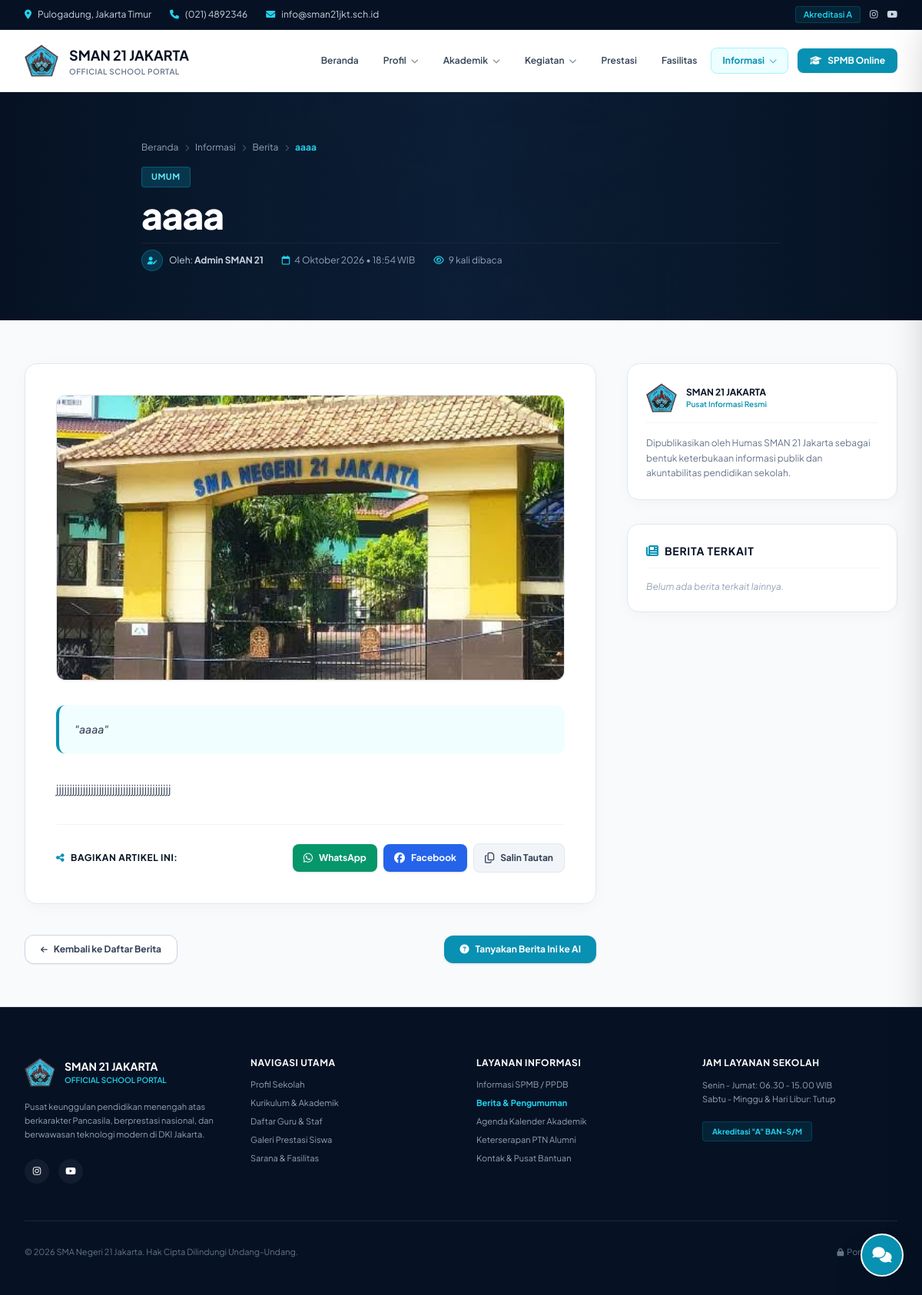
Screenshot of /informasi/berita-detail.php?slug=aaaa with the database file from the repository.
### tables this page shows
CREATE TABLE `berita` (
  `id` int(11) NOT NULL,
  `judul` varchar(255) NOT NULL,
  `slug` varchar(255) NOT NULL,
  `ringkasan` text DEFAULT NULL,
  `isi` longtext NOT NULL,
  `thumbnail` varchar(255) DEFAULT NULL,
  `gambar_utama` varchar(255) DEFAULT NULL,
  `penulis` varchar(100) DEFAULT 'Admin',
  `kategori` varchar(100) DEFAULT 'Umum',
  `tanggal_publikasi` datetime DEFAULT NULL,
  `status` enum('draft','published','archived') NOT NULL DEFAULT 'draft',
  `jumlah_dilihat` int(11) NOT NULL DEFAULT 0
);

### informasi/berita-detail.php (the view, shortened to what the rows shown need)
<?php
$host = 'sql305.byethost3.com';
$user = 'b3_43046986';
$pass = 'J@karta5';
$db   = 'b3_43046986_sman21jkt';
$conn = null;
try {
    $conn = new PDO("mysql:host=$host;dbname=$db;charset=utf8mb4", $user, $pass, [
        PDO::ATTR_ERRMODE => PDO::ERRMODE_EXCEPTION,
        PDO::ATTR_DEFAULT_FETCH_MODE => PDO::FETCH_ASSOC,
        PDO::MYSQL_ATTR_INIT_COMMAND => "SET NAMES utf8mb4"
    ]);
} catch (PDOException $e) {
    $conn = null;
}
function formatBeritaImg($img, $default = '../uploads/logo/sman21jakarta.png') {
    $img = trim($img);
    if (strpos($img, 'uploads/') === 0) {
        return '../' . $img;
    }
    return '../uploads/berita/' . ltrim($img, '/');
}
function formatTanggalIndo($datetime) {
    $time = strtotime($datetime);
    $bulan = [
        1 => 'Januari', 'Februari', 'Maret', 'April', 'Mei', 'Juni',
        'Juli', 'Agustus', 'September', 'Oktober', 'November', 'Desember'
    ];
    $d = date('j', $time);
    $m = $bulan[(int)date('n', $time)] ?? date('M', $time);
    $y = date('Y', $time);
    $jam = date('H:i', $time);
    return "$d $m $y • $jam WIB";
}
$slug = trim($_GET['slug'] ?? $_GET['id'] ?? '');
$berita = null;
if (!empty($slug) && $conn) {
    try {
        $stmtDetail = $conn->prepare("SELECT * FROM berita WHERE (slug = :slug OR id = :id) AND status = 'published' LIMIT 1");
        $stmtDetail->execute([':slug' => $slug, ':id' => $slug]);
        $berita = $stmtDetail->fetch();
        if ($berita) {
            $berita['jumlah_dilihat'] += 1;
        }
    } catch (PDOException $e) {}
}
$mainImg = formatBeritaImg($berita['gambar_utama'] ?: $berita['thumbnail']);
?>
<!DOCTYPE html>
<html lang="id" class="scroll-smooth overflow-x-hidden">
<head>
    <script src="https://cdn.tailwindcss.com"></script>
    <link rel="stylesheet" href="https://cdnjs.cloudflare.com/ajax/libs/font-awesome/6.5.1/css/all.min.css">
</head>
<body class="relative min-h-screen text-slate-800 bg-slate-50 selection:bg-cyan-500 selection:text-white max-w-full overflow-x-hidden">
    <section class="bg-brand-darkNavy text-white py-12 sm:py-16 relative overflow-hidden">
        <div class="absolute inset-0 opacity-15 bg-cover bg-center" style="background-image: url('<?= htmlspecialchars($mainImg); ?>');"></div>
        <div class="absolute inset-0 bg-gradient-to-r from-brand-darkNavy via-brand-navy/95 to-brand-darkNavy"></div>
        <div class="max-w-4xl mx-auto px-4 sm:px-6 lg:px-8 relative z-10 space-y-4">
            <nav class="flex items-center gap-2 text-xs text-slate-400 flex-wrap">
                <a href="../index.php" class="hover:text-cyan-400 transition-colors">Beranda</a>
                <i class="fa-solid fa-chevron-right text-[9px] text-slate-600"></i>
                <a href="berita.php" class="hover:text-cyan-400 transition-colors">Informasi</a>
                <i class="fa-solid fa-chevron-right text-[9px] text-slate-600"></i>
                <a href="berita.php" class="hover:text-cyan-400 transition-colors">Berita</a>
                <i class="fa-solid fa-chevron-right text-[9px] text-slate-600"></i>
                <span class="text-cyan-400 font-bold truncate max-w-[180px] sm:max-w-xs"><?= htmlspecialchars($berita['judul']); ?></span>
            </nav>
            <div class="space-y-3 reveal-section is-visible">
                <span class="inline-block px-3 py-1 rounded bg-cyan-500/20 text-cyan-300 border border-cyan-500/30 text-[11px] font-bold uppercase tracking-wider">
                    <?= htmlspecialchars($berita['kategori'] ?? 'Umum'); ?>
                </span>
                <h1 class="text-2xl sm:text-4xl lg:text-5xl font-extrabold tracking-tight text-white leading-snug sm:leading-tight">
                    <?= htmlspecialchars($berita['judul']); ?>
                </h1>
                <div class="flex flex-wrap items-center gap-4 sm:gap-6 pt-2 text-xs text-slate-300 border-t border-slate-800/80">
                    <div class="flex items-center gap-2">
                        <span>Oleh: <strong><?= htmlspecialchars($berita['penulis'] ?: 'Admin SMAN 21'); ?></strong></span>
                    </div>
                    <div class="flex items-center gap-1.5 text-slate-400">
                        <i class="fa-regular fa-calendar text-cyan-400"></i>
                        <span><?= formatTanggalIndo($berita['tanggal_publikasi']); ?></span>
                    </div>
                    <div class="flex items-center gap-1.5 text-slate-400">
                    </div>
                </div>
            </div>
        </div>
    </section>
    <section class="py-14 bg-slate-50">
        <div class="max-w-7xl mx-auto px-4 sm:px-6 lg:px-8">
            <div class="grid lg:grid-cols-12 gap-10">
                <main class="lg:col-span-8 space-y-8">
                    <div class="school-card p-6 sm:p-10 rounded-2xl bg-white border border-slate-200 space-y-8 reveal-section">
                        <div class="relative rounded-xl overflow-hidden bg-slate-100 shadow-sm border border-slate-200 aspect-video">
                            <img src="<?= htmlspecialchars($mainImg); ?>" alt="<?= htmlspecialchars($berita['judul']); ?>" class="w-full h-full object-cover">
                        </div>
                        <?php if (!empty($berita['ringkasan'])): ?>
                        <div class="p-4 sm:p-5 rounded-xl bg-cyan-50/70 border-l-4 border-cyan-600 text-slate-700 text-sm font-medium leading-relaxed italic">
                            "<?= htmlspecialchars($berita['ringkasan']); ?>"
                        </div>
                        <?php endif; ?>
                        <div class="article-body font-normal">
                            <?= $berita['isi']; ?>
                        </div>
                        <div class="pt-6 border-t border-slate-100 flex flex-col sm:flex-row items-center justify-between gap-4">
                            <span class="text-xs font-bold text-brand-darkNavy uppercase tracking-wider flex items-center gap-2">
                            </span>
                            <div class="flex items-center gap-2">
                            </div>
                        </div>
                    </div>
                </main>
            </div>
        </div>
    </section>
</body>
</html>

### rows the page displays
berita: gambar_utama (picture), judul "aaaa", kategori "UMUM", penulis "Admin SMAN 21", tanggal_publikasi "4 Oktober 2026 • 18:54 WIB", ringkasan "aaaa", isi "jjjjjjjjjjjjjjjjjjjjjjjjjjjjjjjjjjjjjjjjjjj"

### other values shown
$sekolah['telepon'] "(021) 4892346"
$sekolah['email'] "info@sman21jkt.sch.id"
$berita['jumlah_dilihat'] "9"
